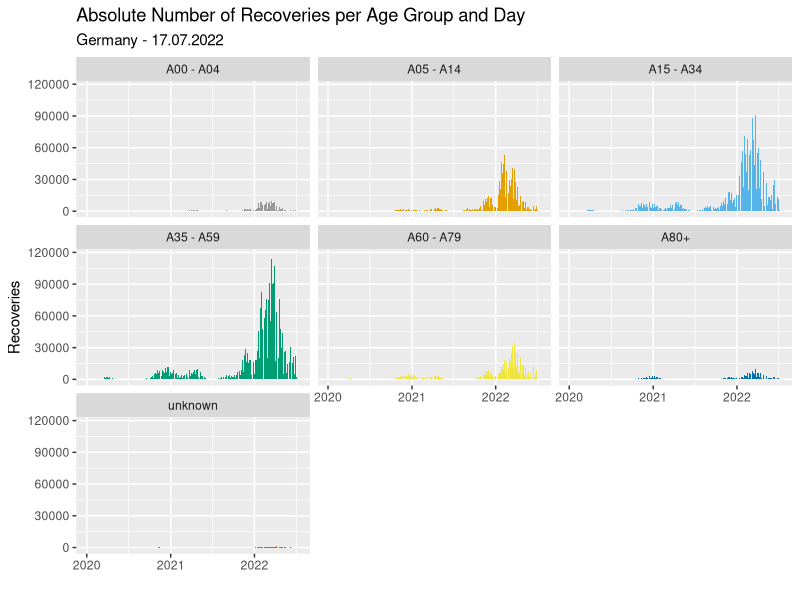
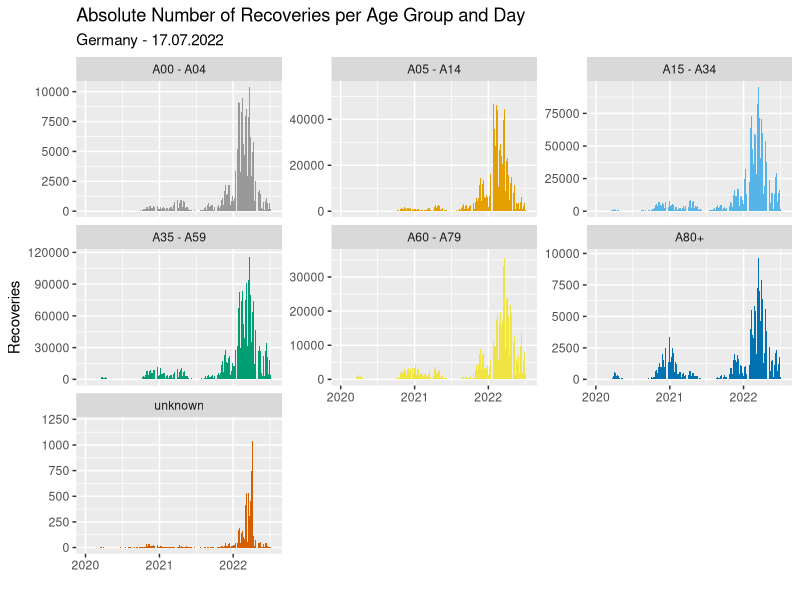
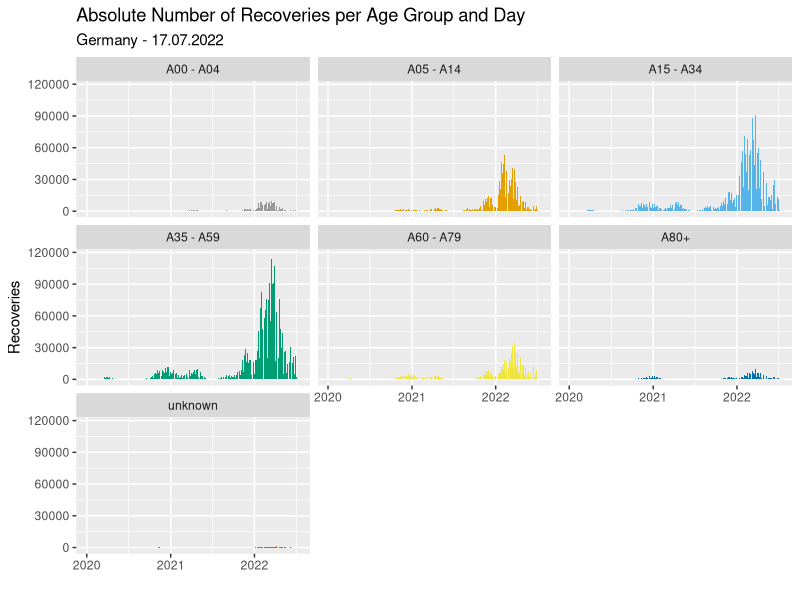
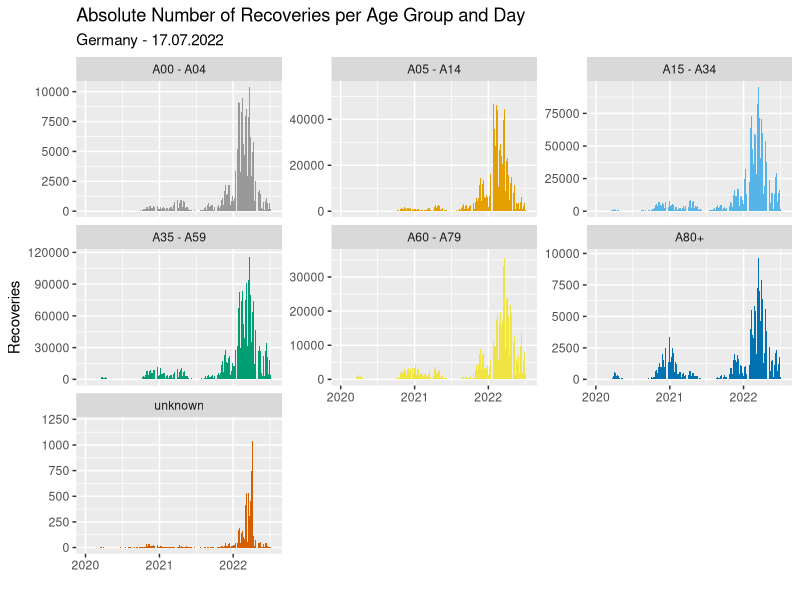

Here is the R script that generated these plots, in order:
library(ggplot2)
library(tidyverse)
library(lubridate)

setwd(dirname(rstudioapi::getActiveDocumentContext()$path))

cbp1 <- c("#999999", "#E69F00", "#56B4E9", "#009E73",
          "#F0E442", "#0072B2", "#D55E00", "#CC79A7")

data <- read.csv("./data/sum_recovered_by_age_group_and_day.csv", sep=",", header = FALSE, col.names = c("Altersgruppe", "Datum","Genesungen"))

data$Datum <- as.Date(data$Datum, format = "%Y/%m/%d")

# data <- data %>% 
#   group_by(c(Altersgruppe,month = floor_date(Datum, unit = "month"))) %>%
#   summarize(sum_genesungen = sum(Genesungen))


# g <- ggplot(data, aes(x=Datum,y=Genesungen,fill=Altersgruppe)) +
#   geom_bar(stat = "identity", position = "dodge") +
#   scale_fill_manual(values = cbp1, labels = c("A00 - A04", "A05 - A14", "A15 - A34", "A35 - A59", "A60 - A79", "A80+", "unknown" )) +
#   labs(
#     title = "Absolute Number of Recoveries per Age Group and Day",
#     subtitle = "Germany - 17.07.2022",
#     x = "",
#     y = "Recoveries",
#     fill = "Age Group"
#   )
# 
# 
# print(g)

# ggsave("recovered_by_age_group.png", width = 8.37, height = 6, dpi = 300)

age_group_names <- c(
  `A00-A04` = "A00 - A04",
  `A05-A14` = "A05 - A14",
  `A15-A34` = "A15 - A34",
  `A35-A59` = "A35 - A59",
  `A60-A79` = "A60 - A79",
  `A80+` = "A80+",
  `unbekannt` = "unknown"
)

g <- ggplot(data, aes(x=Datum,y=Genesungen,fill=Altersgruppe)) +
  geom_bar(stat = "identity", position = "dodge") +
  facet_wrap(~Altersgruppe, labeller = as_labeller(age_group_names)) +
  scale_fill_manual(values = cbp1, labels = c("A00 - A04", "A05 - A14", "A15 - A34", "A35 - A59", "A60 - A79", "A80+", "unknown" )) +
  labs(
    title = "Absolute Number of Recoveries per Age Group and Day",
    subtitle = "Germany - 17.07.2022",
    x = "",
    y = "Recoveries",
    fill = "Age Group"
  ) +
  guides(
    fill = "none"
  )


print(g)

ggsave("recovered_by_age_group.png", width = 8.37, height = 6, dpi = 300)

g <- ggplot(data, aes(x=Datum,y=Genesungen,fill=Altersgruppe)) +
  geom_bar(stat = "identity", position = "dodge") +
  facet_wrap(~Altersgruppe, labeller = as_labeller(age_group_names), scales = "free_y") +
  scale_fill_manual(values = cbp1, labels = c("A00 - A04", "A05 - A14", "A15 - A34", "A35 - A59", "A60 - A79", "A80+", "unknown" )) +
  labs(
    title = "Absolute Number of Recoveries per Age Group and Day",
    subtitle = "Germany - 17.07.2022",
    x = "",
    y = "Recoveries",
    fill = "Age Group"
  ) +
  guides(
    fill = "none"
  )


print(g)

ggsave("recovered_by_age_group_scales_free.png", width = 8.37, height = 6, dpi = 300)
